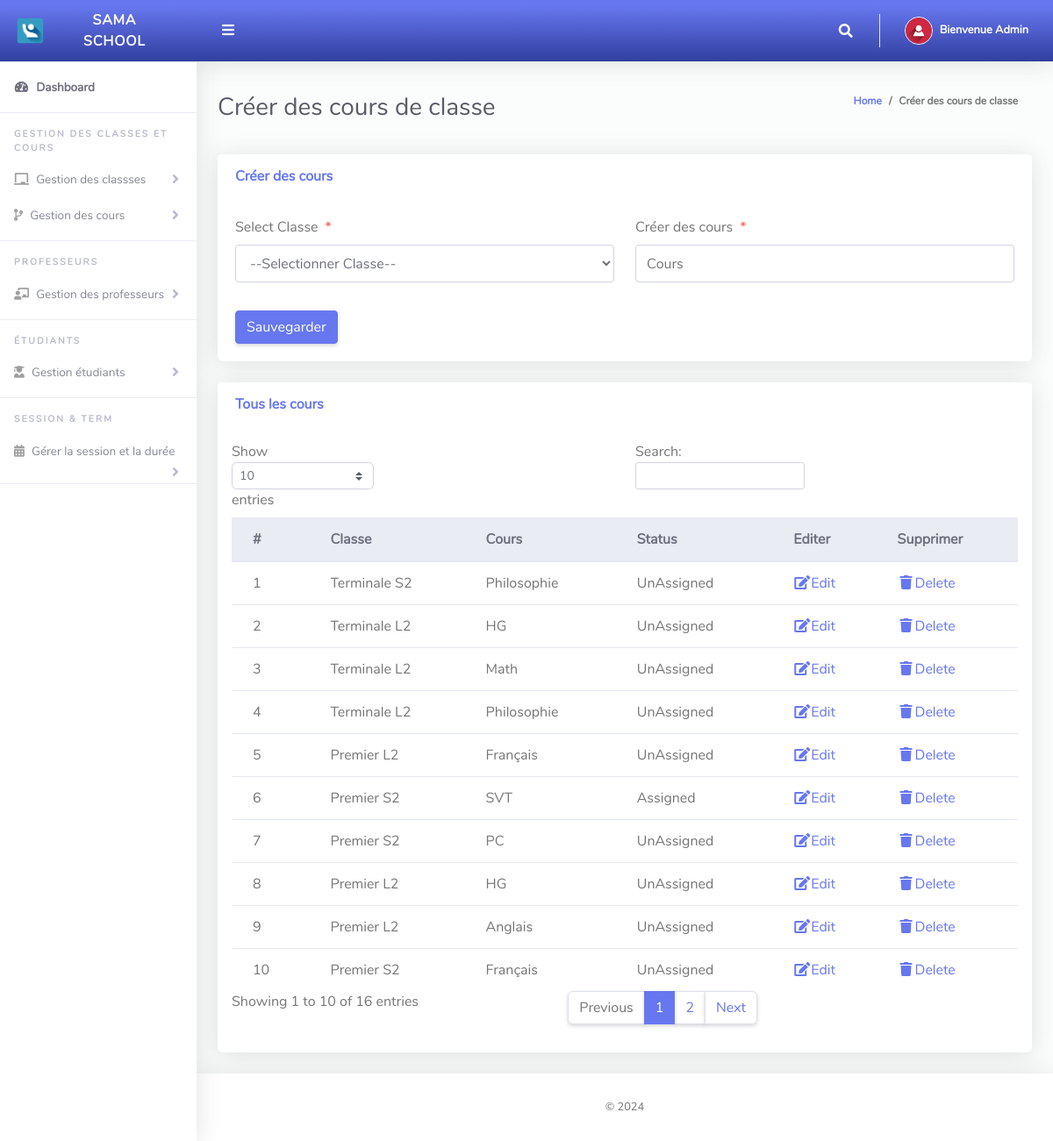
/Admin/createClassArms.php (signed in), run on the app's committed database.
### tables this page shows
CREATE TABLE `tblclassarms` (
  `Id` int(10) NOT NULL,
  `classId` varchar(10) NOT NULL,
  `classArmName` varchar(255) NOT NULL,
  `isAssigned` varchar(10) NOT NULL
);

CREATE TABLE `tblclass` (
  `Id` int(10) NOT NULL,
  `className` varchar(255) NOT NULL
);

### Admin/createClassArms.php (the view, shortened to what this page needs)
<?php
include '../Includes/dbcon.php';
?>
<!DOCTYPE html>
<html lang="en">
<head>
  <link href="../vendor/fontawesome-free/css/all.min.css" rel="stylesheet" type="text/css">
  <link href="../vendor/bootstrap/css/bootstrap.min.css" rel="stylesheet" type="text/css">
  <link href="css/ruang-admin.min.css" rel="stylesheet">
</head>
<body id="page-top">
  <div id="wrapper">
      <?php include "Includes/sidebar.php";?>
    <div id="content-wrapper" class="d-flex flex-column">
      <div id="content">
       <?php include "Includes/topbar.php";?>
        <div class="container-fluid" id="container-wrapper">
          <div class="d-sm-flex align-items-center justify-content-between mb-4">
            <h1 class="h3 mb-0 text-gray-800">Créer des cours de classe</h1>
            <ol class="breadcrumb">
              <li class="breadcrumb-item"><a href="./">Home</a></li>
              <li class="breadcrumb-item active" aria-current="page">Créer des cours de classe</li>
            </ol>
          </div>
          <div class="row">
            <div class="col-lg-12">
              <div class="card mb-4">
                <div class="card-header py-3 d-flex flex-row align-items-center justify-content-between">
                  <h6 class="m-0 font-weight-bold text-primary">Créer des cours</h6>
                </div>
                <div class="card-body">
                  <form method="post">
                    <div class="form-group row mb-3">
                        <div class="col-xl-6">
                        <label class="form-control-label">Select Classe<span class="text-danger ml-2">*</span></label>
                         <?php
                        $qry= "SELECT * FROM tblclass ORDER BY className ASC";
                        $result = $conn->query($qry);
                        $num = $result->num_rows;
                        if ($num > 0){
                          echo ' <select required name="classId" class="form-control mb-3">';
                          echo'<option value="">--Selectionner Classe--</option>';
                                  echo '</select>';
                              }
                            ?>
                        </div>
                        <div class="col-xl-6">
                        <label class="form-control-label">Créer des cours<span class="text-danger ml-2">*</span></label>
                      <input type="text" class="form-control" name="classArmName" value="<?php echo $row['classArmName'];?>" id="exampleInputFirstName" placeholder="Cours">
                        </div>
                    </div>
                      <?php
                    if (isset($Id))
                    {
                    ?>
                    <button type="submit" name="update" class="btn btn-warning">Modifier</button>
                    &nbsp;&nbsp;&nbsp;&nbsp;&nbsp;&nbsp;&nbsp;&nbsp;&nbsp;&nbsp;
                    <?php
                    } else {
                    ?>
                    <button type="submit" name="save" class="btn btn-primary">Sauvegarder</button>
                    <?php
                    }
                    ?>
                  </form>
                </div>
              </div>
                 <div class="row">
              <div class="col-lg-12">
              <div class="card mb-4">
                <div class="card-header py-3 d-flex flex-row align-items-center justify-content-between">
                  <h6 class="m-0 font-weight-bold text-primary">Tous les cours</h6>
                </div>
                <div class="table-responsive p-3">
                  <table class="table align-items-center table-flush table-hover" id="dataTableHover">
                    <thead class="thead-light">
                      <tr>
                        <th>#</th>
                        <th>Classe</th>
                        <th>Cours</th>
                         <th>Status</th>
                        <th>Editer</th>
                        <th>Supprimer</th>
                      </tr>
                    </thead>
                    <tbody>
                  <?php
                      $query = "SELECT tblclassarms.Id,tblclassarms.isAssigned,tblclass.className,tblclassarms.classArmName
                      FROM tblclassarms
                      INNER JOIN tblclass ON tblclass.Id = tblclassarms.classId";
                      $rs = $conn->query($query);
                      $num = $rs->num_rows;
                      $sn=0;
                      $status="";
                      if($num > 0)
                      {
                        while ($rows = $rs->fetch_assoc())
                          {
                              if($rows['isAssigned'] == '1'){$status = "Assigned";}else{$status = "UnAssigned";}
                             $sn = $sn + 1;
                            echo"
                              <tr>
                                <td>".$sn."</td>
                                <td>".$rows['className']."</td>
                                <td>".$rows['classArmName']."</td>
                                <td>".$status."</td>
                                <td><a href='?action=edit&Id=".$rows['Id']."'><i class='fas fa-fw fa-edit'></i>Edit</a></td>
                                <td><a href='?action=delete&Id=".$rows['Id']."'><i class='fas fa-fw fa-trash'></i>Delete</a></td>
                              </tr>";
                          }
                      }
                      else
                      {
                           echo
                           "<div class='alert alert-danger' role='alert'>
                            No Record Found!
                            </div>";
                      }
                      ?>
                    </tbody>
                  </table>
                </div>
              </div>
            </div>
            </div>
          </div>
        </div>
      </div>
       <?php include "Includes/footer.php";?>
    </div>
  </div>
</body>
</html>

### Admin/Includes/topbar.php (shortened to what this page needs)
<?php
  $query = "SELECT * FROM tbladmin WHERE Id = ".$_SESSION['userId']."";
  $rs = $conn->query($query);
  $rows = $rs->fetch_assoc();
  $fullName = $rows['firstName']." ".$rows['lastName'];
?>
<nav class="navbar navbar-expand navbar-light bg-gradient-primary topbar mb-4 static-top">
          <button id="sidebarToggleTop" class="btn btn-link rounded-circle mr-3">
            <i class="fa fa-bars"></i>
          </button>
          <ul class="navbar-nav ml-auto">
            <li class="nav-item dropdown no-arrow">
              <a class="nav-link dropdown-toggle" href="#" id="searchDropdown" role="button" data-toggle="dropdown"
                aria-haspopup="true" aria-expanded="false">
                <i class="fas fa-search fa-fw"></i>
              </a>
            </li>
            <li class="nav-item dropdown no-arrow">
              <a class="nav-link dropdown-toggle" href="#" id="userDropdown" role="button" data-toggle="dropdown"
                aria-haspopup="true" aria-expanded="false">
                <img class="img-profile rounded-circle" src="img/user-icn.png" style="max-width: 60px">
                <span class="ml-2 d-none d-lg-inline text-white small"><b>Bienvenue <?php echo $fullName;?></b></span>
              </a>
            </li>
          </ul>
        </nav>

### data on the page
tblclassarms: classId.className "Terminale S2", classArmName "Philosophie", isAssigned "UnAssigned"
tblclassarms: classId.className "Terminale L2", classArmName "HG", isAssigned "UnAssigned"
tblclassarms: classId.className "Terminale L2", classArmName "Math", isAssigned "UnAssigned"
tblclassarms: classId.className "Terminale L2", classArmName "Philosophie", isAssigned "UnAssigned"
tblclassarms: classId.className "Premier L2", classArmName "Français", isAssigned "UnAssigned"
tblclassarms: classId.className "Premier S2", classArmName "SVT", isAssigned "Assigned"
tblclassarms: classId.className "Premier S2", classArmName "PC", isAssigned "UnAssigned"
tblclassarms: classId.className "Premier L2", classArmName "HG", isAssigned "UnAssigned"
tblclassarms: classId.className "Premier L2", classArmName "Anglais", isAssigned "UnAssigned"
tblclassarms: classId.className "Premier S2", classArmName "Français", isAssigned "UnAssigned"

### other printed values
$fullName "Admin"
